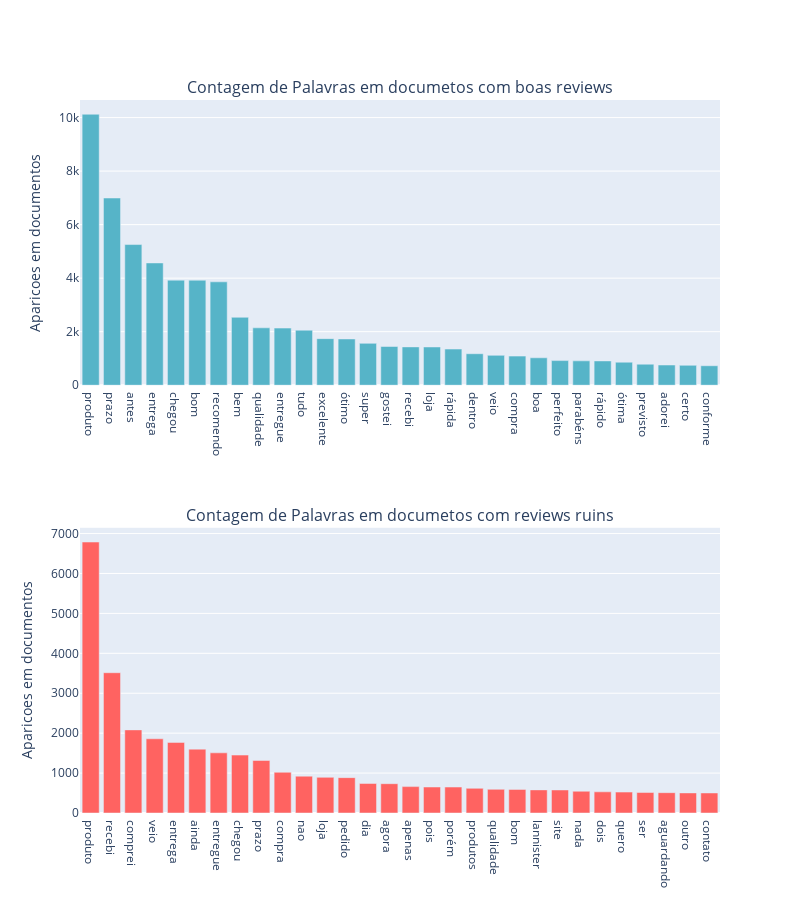

Notebook code cell kept with this figure:
### Code cell
fig.add_trace(fig1['data'][0], row=1,col = 1)
fig.add_trace(fig2['data'][0], row=2,col = 1)
fig.update_layout(height=900, width=800)
fig.update_yaxes(title_text="Aparicoes em documentos",row=1, col=1)
fig.update_yaxes(title_text="Aparicoes em documentos",row=2, col=1)
fig.show()

### Figure 1 — Plotly figure (JSON) as saved in the notebook; plotly's stock layout.template omitted (floating-point values rounded to 4 significant figures)
{"data": [{"alignmentgroup": "True", "hovertemplate": "x=%{x}<br>y=%{y}<extra></extra>", "legendgroup": "", "marker": {"color": "#56b4c8", "pattern": {"shape": ""}}, "name": "", "offsetgroup": "", "orientation": "v", "showlegend": false, "textposition": "auto", "type": "bar", "x": ["produto", "prazo", "antes", "entrega", "chegou", "bom", "recomendo", "bem", "qualidade", "entregue", "tudo", "excelente", "ótimo", "super", "gostei", "recebi", "loja", "rápida", "dentro", "veio", "compra", "boa", "perfeito", "parabéns", "rápido", "ótima", "previsto", "adorei", "certo", "conforme"], "xaxis": "x", "y": [10124, 6995, 5256, 4568, 3926, 3923, 3862, 2537, 2144, 2134, 2055, 1740, 1728, 1563, 1446, 1431, 1428, 1350, 1176, 1115, 1087, 1024, 920, 910, 907, 860, 785, 754, 742, 727], "yaxis": "y"}, {"alignmentgroup": "True", "hovertemplate": "x=%{x}<br>y=%{y}<extra></extra>", "legendgroup": "", "marker": {"color": "#ff6361", "pattern": {"shape": ""}}, "name": "", "offsetgroup": "", "orientation": "v", "showlegend": false, "textposition": "auto", "type": "bar", "x": ["produto", "recebi", "comprei", "veio", "entrega", "ainda", "entregue", "chegou", "prazo", "compra", "nao", "loja", "pedido", "dia", "agora", "apenas", "pois", "porém", "produtos", "qualidade", "bom", "lannister", "site", "nada", "dois", "quero", "ser", "aguardando", "outro", "contato"], "xaxis": "x2", "y": [6787, 3514, 2082, 1859, 1768, 1600, 1507, 1451, 1316, 1020, 923, 893, 886, 740, 734, 661, 651, 650, 618, 593, 591, 579, 577, 545, 530, 524, 513, 509, 503, 502], "yaxis": "y2"}], "layout": {"annotations": [{"font": {"size": 16}, "showarrow": false, "text": "Contagem de Palavras em documetos com boas reviews", "x": 0.5, "xanchor": "center", "xref": "paper", "y": 1, "yanchor": "bottom", "yref": "paper"}, {"font": {"size": 16}, "showarrow": false, "text": "Contagem de Palavras em documetos com reviews ruins", "x": 0.5, "xanchor": "center", "xref": "paper", "y": 0.4, "yanchor": "bottom", "yref": "paper"}], "height": 900, "width": 800, "xaxis": {"anchor": "y", "domain": [0, 1]}, "xaxis2": {"anchor": "y2", "domain": [0, 1]}, "yaxis": {"anchor": "x", "domain": [0.6, 1], "title": {"text": "Aparicoes em documentos"}}, "yaxis2": {"anchor": "x2", "domain": [0, 0.4], "title": {"text": "Aparicoes em documentos"}}}}
